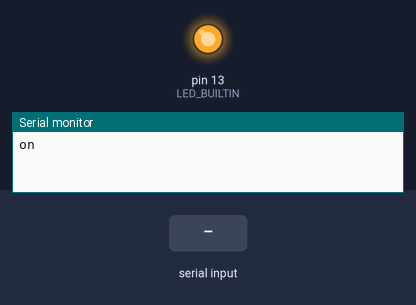
Simulated run of this sketch. Board: Arduino Uno, built with avr-gcc and run on an emulated ATmega328P. Parts: output pins drawn as LEDs (lit = HIGH), the last lines printed to the serial monitor. Inputs (shaded band) come from the test bench.

Above: at 0.1 s.
At 4.2 s:
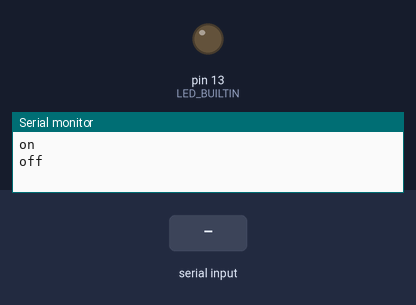
4.3 s: "1" received over Serial
Timing chart, 0 to 7.3 s (numbered marks = the images above; inputs shaded):
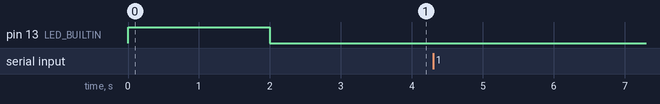

The sketch:

ESP-MCU.ino
```cpp
String incomingString;
typedef struct struct_message {
  bool _ledState;
} struct_message;

struct_message myData;

void setup() {
  Serial.begin(115200);
  pinMode(LED_BUILTIN, OUTPUT);
  digitalWrite(LED_BUILTIN, 1);
  Serial.println("on");
  delay(2000);

  digitalWrite(LED_BUILTIN, 0);
  Serial.println("off");
  delay(1000);
}

void loop() {
  while (Serial.available()) {
    incomingString = Serial.readString();
    Serial.println(incomingString);
    if (incomingString.equals("on\n")) {
      myData._ledState = true;
    } else if (incomingString.equals("off\n")) {
      myData._ledState = false;
    }

    if (myData._ledState == true) {
      Serial.println("Received LED State: ON");
      digitalWrite(LED_BUILTIN, myData._ledState ? 1 : 0);  // Turn the LED on
    } else {
      Serial.println("Received LED State: OFF");
    }
  }
}
```
